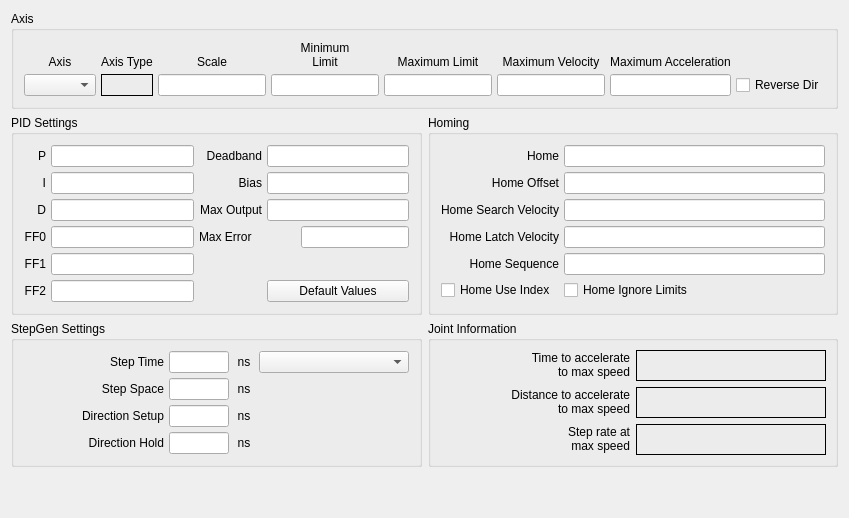
          <widget class="QWidget" name="joint4tab">
           <attribute name="title">
            <string>Joint 4</string>
           </attribute>
           <layout class="QGridLayout" name="gridLayout_25">
            <item row="0" column="0" colspan="2">
             <widget class="QGroupBox" name="jointAxisGroup_4">
              <property name="title">
               <string>Axis</string>
              </property>
              <layout class="QGridLayout" name="gridLayout_22">
               <property name="leftMargin">
                <number>10</number>
               </property>
               <property name="topMargin">
                <number>10</number>
               </property>
               <property name="rightMargin">
                <number>10</number>
               </property>
               <property name="bottomMargin">
                <number>10</number>
               </property>
               <property name="spacing">
                <number>5</number>
               </property>
               <item row="1" column="0">
                <widget class="QComboBox" name="axisCB_4"/>
               </item>
               <item row="0" column="3">
                <widget class="QLabel" name="label_66">
                 <property name="text">
                  <string>&lt;html&gt;&lt;head/&gt;&lt;body&gt;&lt;p&gt;Minimum&lt;br/&gt;Limit&lt;/p&gt;&lt;/body&gt;&lt;/html&gt;</string>
                 </property>
                 <property name="alignment">
                  <set>Qt::AlignBottom|Qt::AlignHCenter</set>
                 </property>
                 <property name="wordWrap">
                  <bool>true</bool>
                 </property>
                </widget>
               </item>
               <item row="0" column="0">
                <widget class="QLabel" name="label_59">
                 <property name="text">
                  <string>Axis</string>
                 </property>
                 <property name="alignment">
                  <set>Qt::AlignBottom|Qt::AlignHCenter</set>
                 </property>
                </widget>
               </item>
               <item row="1" column="3">
                <widget class="QLineEdit" name="minLimit_4">
                 <property name="alignment">
                  <set>Qt::AlignRight|Qt::AlignTrailing|Qt::AlignVCenter</set>
                 </property>
                </widget>
               </item>
               <item row="1" column="4">
                <widget class="QLineEdit" name="maxLimit_4">
                 <property name="alignment">
                  <set>Qt::AlignRight|Qt::AlignTrailing|Qt::AlignVCenter</set>
                 </property>
                </widget>
               </item>
               <item row="0" column="4">
                <widget class="QLabel" name="label_71">
                 <property name="text">
                  <string>Maximum Limit</string>
                 </property>
                 <property name="textFormat">
                  <enum>Qt::AutoText</enum>
                 </property>
                 <property name="alignment">
                  <set>Qt::AlignBottom|Qt::AlignHCenter</set>
                 </property>
                 <property name="wordWrap">
                  <bool>true</bool>
                 </property>
                </widget>
               </item>
               <item row="0" column="5">
                <widget class="QLabel" name="label_80">
                 <property name="text">
                  <string>Maximum Velocity</string>
                 </property>
                 <property name="alignment">
                  <set>Qt::AlignBottom|Qt::AlignHCenter</set>
                 </property>
                 <property name="wordWrap">
                  <bool>true</bool>
                 </property>
                </widget>
               </item>
               <item row="1" column="5">
                <widget class="QLineEdit" name="maxVelocity_4">
                 <property name="alignment">
                  <set>Qt::AlignRight|Qt::AlignTrailing|Qt::AlignVCenter</set>
                 </property>
                </widget>
               </item>
               <item row="0" column="2">
                <widget class="QLabel" name="label_61">
                 <property name="text">
                  <string>Scale</string>
                 </property>
                 <property name="alignment">
                  <set>Qt::AlignBottom|Qt::AlignHCenter</set>
                 </property>
                </widget>
               </item>
               <item row="0" column="6">
                <widget class="QLabel" name="label_81">
                 <property name="text">
                  <string>Maximum Acceleration</string>
                 </property>
                 <property name="alignment">
                  <set>Qt::AlignBottom|Qt::AlignHCenter</set>
                 </property>
                 <property name="wordWrap">
                  <bool>true</bool>
                 </property>
                </widget>
               </item>
               <item row="1" column="6">
                <widget class="QLineEdit" name="maxAccel_4">
                 <property name="alignment">
                  <set>Qt::AlignRight|Qt::AlignTrailing|Qt::AlignVCenter</set>
                 </property>
                </widget>
               </item>
               <item row="0" column="1">
                <widget class="QLabel" name="label_31">
                 <property name="text">
                  <string>Axis Type</string>
                 </property>
                 <property name="alignment">
                  <set>Qt::AlignBottom|Qt::AlignLeading|Qt::AlignLeft</set>
                 </property>
                </widget>
               </item>
               <item row="1" column="1">
                <widget class="QLabel" name="axisType_4">
                 <property name="frameShape">
                  <enum>QFrame::Box</enum>
                 </property>
                 <property name="text">
                  <string/>
                 </property>
                </widget>
               </item>
               <item row="1" column="2">
                <widget class="QLineEdit" name="scale_4"/>
               </item>
               <item row="1" column="7">
                <widget class="QCheckBox" name="reverse_4">
                 <property name="text">
                  <string>Reverse Dir</string>
                 </property>
                </widget>
               </item>
              </layout>
             </widget>
            </item>
            <item row="1" column="0">
             <widget class="QGroupBox" name="groupBox_19">
              <property name="title">
               <string>PID Settings</string>
              </property>
              <layout class="QGridLayout" name="gridLayout_23">
               <property name="leftMargin">
                <number>10</number>
               </property>
               <property name="topMargin">
                <number>10</number>
               </property>
               <property name="rightMargin">
                <number>10</number>
               </property>
               <property name="bottomMargin">
                <number>10</number>
               </property>
               <property name="spacing">
                <number>5</number>
               </property>
               <item row="0" column="0">
                <widget class="QLabel" name="label_254">
                 <property name="text">
                  <string>P</string>
                 </property>
                 <property name="alignment">
                  <set>Qt::AlignRight|Qt::AlignTrailing|Qt::AlignVCenter</set>
                 </property>
                </widget>
               </item>
               <item row="0" column="1">
                <widget class="QLineEdit" name="p_4">
                 <property name="text">
                  <string/>
                 </property>
                 <property name="alignment">
                  <set>Qt::AlignRight|Qt::AlignTrailing|Qt::AlignVCenter</set>
                 </property>
                </widget>
               </item>
               <item row="0" column="2">
                <widget class="QLabel" name="label_255">
                 <property name="text">
                  <string>Deadband</string>
                 </property>
                 <property name="alignment">
                  <set>Qt::AlignRight|Qt::AlignTrailing|Qt::AlignVCenter</set>
                 </property>
                </widget>
               </item>
               <item row="0" column="3">
                <widget class="QLineEdit" name="deadband_4">
                 <property name="text">
                  <string/>
                 </property>
                 <property name="alignment">
                  <set>Qt::AlignRight|Qt::AlignTrailing|Qt::AlignVCenter</set>
                 </property>
                </widget>
               </item>
               <item row="1" column="0">
                <widget class="QLabel" name="label_256">
                 <property name="text">
                  <string>I</string>
                 </property>
                 <property name="alignment">
                  <set>Qt::AlignRight|Qt::AlignTrailing|Qt::AlignVCenter</set>
                 </property>
                </widget>
               </item>
               <item row="1" column="1">
                <widget class="QLineEdit" name="i_4">
                 <property name="text">
                  <string/>
                 </property>
                 <property name="alignment">
                  <set>Qt::AlignRight|Qt::AlignTrailing|Qt::AlignVCenter</set>
                 </property>
                </widget>
               </item>
               <item row="1" column="2">
                <widget class="QLabel" name="label_257">
                 <property name="text">
                  <string>Bias</string>
                 </property>
                 <property name="alignment">
                  <set>Qt::AlignRight|Qt::AlignTrailing|Qt::AlignVCenter</set>
                 </property>
                </widget>
               </item>
               <item row="1" column="3">
                <widget class="QLineEdit" name="bias_4">
                 <property name="text">
                  <string/>
                 </property>
                 <property name="alignment">
                  <set>Qt::AlignRight|Qt::AlignTrailing|Qt::AlignVCenter</set>
                 </property>
                </widget>
               </item>
               <item row="2" column="0">
                <widget class="QLabel" name="label_258">
                 <property name="text">
                  <string>D</string>
                 </property>
                 <property name="alignment">
                  <set>Qt::AlignRight|Qt::AlignTrailing|Qt::AlignVCenter</set>
                 </property>
                </widget>
               </item>
               <item row="2" column="1">
                <widget class="QLineEdit" name="d_4">
                 <property name="text">
                  <string/>
                 </property>
                 <property name="alignment">
                  <set>Qt::AlignRight|Qt::AlignTrailing|Qt::AlignVCenter</set>
                 </property>
                </widget>
               </item>
               <item row="2" column="2">
                <widget class="QLabel" name="label_259">
                 <property name="text">
                  <string>Max Output</string>
                 </property>
                 <property name="alignment">
                  <set>Qt::AlignRight|Qt::AlignTrailing|Qt::AlignVCenter</set>
                 </property>
                </widget>
               </item>
               <item row="2" column="3">
                <widget class="QLineEdit" name="maxOutput_4">
                 <property name="text">
                  <string/>
                 </property>
                 <property name="alignment">
                  <set>Qt::AlignRight|Qt::AlignTrailing|Qt::AlignVCenter</set>
                 </property>
                </widget>
               </item>
               <item row="3" column="0">
                <widget class="QLabel" name="label_260">
                 <property name="text">
                  <string>FF0</string>
                 </property>
                 <property name="alignment">
                  <set>Qt::AlignRight|Qt::AlignTrailing|Qt::AlignVCenter</set>
                 </property>
                </widget>
               </item>
               <item row="3" column="1">
                <widget class="QLineEdit" name="ff0_4">
                 <property name="text">
                  <string/>
                 </property>
                 <property name="alignment">
                  <set>Qt::AlignRight|Qt::AlignTrailing|Qt::AlignVCenter</set>
                 </property>
                </widget>
               </item>
               <item row="4" column="0">
                <widget class="QLabel" name="label_262">
                 <property name="text">
                  <string>FF1</string>
                 </property>
                 <property name="alignment">
                  <set>Qt::AlignRight|Qt::AlignTrailing|Qt::AlignVCenter</set>
                 </property>
                </widget>
               </item>
               <item row="4" column="1">
                <widget class="QLineEdit" name="ff1_4">
                 <property name="text">
                  <string/>
                 </property>
                 <property name="alignment">
                  <set>Qt::AlignRight|Qt::AlignTrailing|Qt::AlignVCenter</set>
                 </property>
                </widget>
               </item>
               <item row="5" column="0">
                <widget class="QLabel" name="label_263">
                 <property name="text">
                  <string>FF2</string>
                 </property>
                 <property name="alignment">
                  <set>Qt::AlignRight|Qt::AlignTrailing|Qt::AlignVCenter</set>
                 </property>
                </widget>
               </item>
               <item row="5" column="1">
                <widget class="QLineEdit" name="ff2_4">
                 <property name="text">
                  <string/>
                 </property>
                 <property name="alignment">
                  <set>Qt::AlignRight|Qt::AlignTrailing|Qt::AlignVCenter</set>
                 </property>
                </widget>
               </item>
               <item row="5" column="3">
                <widget class="QPushButton" name="pidDefault_4">
                 <property name="text">
                  <string>Default Values</string>
                 </property>
                </widget>
               </item>
               <item row="3" column="3" alignment="Qt::AlignRight">
                <widget class="QLineEdit" name="maxError_4"/>
               </item>
               <item row="3" column="2">
                <widget class="QLabel" name="label_188">
                 <property name="text">
                  <string>Max Error</string>
                 </property>
                </widget>
               </item>
              </layout>
             </widget>
            </item>
            <item row="1" column="1">
             <widget class="QGroupBox" name="groupBox_17">
              <property name="title">
               <string>Homing</string>
              </property>
              <layout class="QGridLayout" name="gridLayout_21">
               <property name="leftMargin">
                <number>10</number>
               </property>
               <property name="topMargin">
                <number>10</number>
               </property>
               <property name="rightMargin">
                <number>10</number>
               </property>
               <property name="bottomMargin">
                <number>10</number>
               </property>
               <property name="spacing">
                <number>5</number>
               </property>
               <item row="0" column="0">
                <widget class="QLabel" name="label_98">
                 <property name="text">
                  <string>Home</string>
                 </property>
                 <property name="alignment">
                  <set>Qt::AlignRight|Qt::AlignTrailing|Qt::AlignVCenter</set>
                 </property>
                </widget>
               </item>
               <item row="0" column="1">
                <widget class="QLineEdit" name="home_4">
                 <property name="toolTip">
                  <string>&lt;html&gt;&lt;head/&gt;&lt;body&gt;&lt;p&gt;Home is usually set to 0&lt;/p&gt;&lt;/body&gt;&lt;/html&gt;</string>
                 </property>
                 <property name="alignment">
                  <set>Qt::AlignRight|Qt::AlignTrailing|Qt::AlignVCenter</set>
                 </property>
                </widget>
               </item>
               <item row="1" column="0">
                <widget class="QLabel" name="label_99">
                 <property name="text">
                  <string>Home Offset</string>
                 </property>
                 <property name="alignment">
                  <set>Qt::AlignRight|Qt::AlignTrailing|Qt::AlignVCenter</set>
                 </property>
                </widget>
               </item>
               <item row="1" column="1">
                <widget class="QLineEdit" name="homeOffset_4">
                 <property name="toolTip">
                  <string>&lt;html&gt;&lt;head/&gt;&lt;body&gt;&lt;p&gt;Home Offset can be used to back off of the home switch&lt;/p&gt;&lt;/body&gt;&lt;/html&gt;</string>
                 </property>
                 <property name="alignment">
                  <set>Qt::AlignRight|Qt::AlignTrailing|Qt::AlignVCenter</set>
                 </property>
                </widget>
               </item>
               <item row="2" column="0">
                <widget class="QLabel" name="label_100">
                 <property name="text">
                  <string>Home Search Velocity</string>
                 </property>
                 <property name="alignment">
                  <set>Qt::AlignRight|Qt::AlignTrailing|Qt::AlignVCenter</set>
                 </property>
                </widget>
               </item>
               <item row="2" column="1">
                <widget class="QLineEdit" name="homeSearchVel_4">
                 <property name="toolTip">
                  <string>&lt;html&gt;&lt;head/&gt;&lt;body&gt;&lt;p&gt;Search Velocity is in units per second&lt;/p&gt;&lt;/body&gt;&lt;/html&gt;</string>
                 </property>
                 <property name="alignment">
                  <set>Qt::AlignRight|Qt::AlignTrailing|Qt::AlignVCenter</set>
                 </property>
                </widget>
               </item>
               <item row="3" column="0">
                <widget class="QLabel" name="label_101">
                 <property name="text">
                  <string>Home Latch Velocity</string>
                 </property>
                 <property name="alignment">
                  <set>Qt::AlignRight|Qt::AlignTrailing|Qt::AlignVCenter</set>
                 </property>
                </widget>
               </item>
               <item row="3" column="1">
                <widget class="QLineEdit" name="homeLatchVel_4">
                 <property name="toolTip">
                  <string>&lt;html&gt;&lt;head/&gt;&lt;body&gt;&lt;p&gt;Latch Velocity is in user units per second&lt;br/&gt;usually set slower than Search Velocity&lt;/p&gt;&lt;/body&gt;&lt;/html&gt;</string>
                 </property>
                 <property name="alignment">
                  <set>Qt::AlignRight|Qt::AlignTrailing|Qt::AlignVCenter</set>
                 </property>
                </widget>
               </item>
               <item row="5" column="0">
                <widget class="QCheckBox" name="homeUseIndex_4">
                 <property name="text">
                  <string>Home Use Index</string>
                 </property>
                </widget>
               </item>
               <item row="5" column="1">
                <widget class="QCheckBox" name="homeIgnoreLimits_4">
                 <property name="text">
                  <string>Home Ignore Limits</string>
                 </property>
                </widget>
               </item>
               <item row="4" column="1">
                <widget class="QLineEdit" name="homeSequence_4">
                 <property name="toolTip">
                  <string>&lt;html&gt;&lt;head/&gt;&lt;body&gt;&lt;p&gt;Home sequences start at 0 and do not skip a number.&lt;/p&gt;&lt;p&gt;Multiple joint axis use a negative number.&lt;/p&gt;&lt;p&gt;Leave blank to home the joint manually.&lt;/p&gt;&lt;/body&gt;&lt;/html&gt;</string>
                 </property>
                </widget>
               </item>
               <item row="4" column="0">
                <widget class="QLabel" name="label_141">
                 <property name="text">
                  <string>Home Sequence</string>
                 </property>
                 <property name="alignment">
                  <set>Qt::AlignRight|Qt::AlignTrailing|Qt::AlignVCenter</set>
                 </property>
                </widget>
               </item>
              </layout>
             </widget>
            </item>
            <item row="2" column="0">
             <widget class="QGroupBox" name="groupBox_20">
              <property name="title">
               <string>StepGen Settings</string>
              </property>
              <layout class="QGridLayout" name="gridLayout_24">
               <property name="leftMargin">
                <number>10</number>
               </property>
               <property name="topMargin">
                <number>10</number>
               </property>
               <property name="rightMargin">
                <number>10</number>
               </property>
               <property name="bottomMargin">
                <number>10</number>
               </property>
               <property name="spacing">
                <number>5</number>
               </property>
               <item row="0" column="0">
                <widget class="QLabel" name="label_106">
                 <property name="text">
                  <string>Step Time</string>
                 </property>
                 <property name="alignment">
                  <set>Qt::AlignRight|Qt::AlignTrailing|Qt::AlignVCenter</set>
                 </property>
                </widget>
               </item>
               <item row="0" column="1">
                <widget class="QLineEdit" name="stepTime_4">
                 <property name="maximumSize">
                  <size>
                   <width>60</width>
                   <height>16777215</height>
                  </size>
                 </property>
                 <property name="inputMask">
                  <string/>
                 </property>
                 <property name="text">
                  <string/>
                 </property>
                 <property name="alignment">
                  <set>Qt::AlignRight|Qt::AlignTrailing|Qt::AlignVCenter</set>
                 </property>
                </widget>
               </item>
               <item row="0" column="2">
                <widget class="QLabel" name="label_132">
                 <property name="minimumSize">
                  <size>
                   <width>20</width>
                   <height>0</height>
                  </size>
                 </property>
                 <property name="maximumSize">
                  <size>
                   <width>20</width>
                   <height>16777215</height>
                  </size>
                 </property>
                 <property name="text">
                  <string>ns</string>
                 </property>
                 <property name="alignment">
                  <set>Qt::AlignCenter</set>
                 </property>
                </widget>
               </item>
               <item row="1" column="0">
                <widget class="QLabel" name="label_133">
                 <property name="text">
                  <string>Step Space</string>
                 </property>
                 <property name="alignment">
                  <set>Qt::AlignRight|Qt::AlignTrailing|Qt::AlignVCenter</set>
                 </property>
                </widget>
               </item>
               <item row="1" column="1">
                <widget class="QLineEdit" name="stepSpace_4">
                 <property name="maximumSize">
                  <size>
                   <width>60</width>
                   <height>16777215</height>
                  </size>
                 </property>
                 <property name="text">
                  <string/>
                 </property>
                 <property name="alignment">
                  <set>Qt::AlignRight|Qt::AlignTrailing|Qt::AlignVCenter</set>
                 </property>
                </widget>
               </item>
               <item row="1" column="2">
                <widget class="QLabel" name="label_134">
                 <property name="minimumSize">
                  <size>
                   <width>20</width>
                   <height>0</height>
                  </size>
                 </property>
                 <property name="maximumSize">
                  <size>
                   <width>20</width>
                   <height>16777215</height>
                  </size>
                 </property>
                 <property name="text">
                  <string>ns</string>
                 </property>
                 <property name="alignment">
                  <set>Qt::AlignCenter</set>
                 </property>
                </widget>
               </item>
               <item row="2" column="0">
                <widget class="QLabel" name="label_135">
                 <property name="text">
                  <string>Direction Setup</string>
                 </property>
                 <property name="alignment">
                  <set>Qt::AlignRight|Qt::AlignTrailing|Qt::AlignVCenter</set>
                 </property>
                </widget>
               </item>
               <item row="2" column="1">
                <widget class="QLineEdit" name="dirSetup_4">
                 <property name="maximumSize">
                  <size>
                   <width>60</width>
                   <height>16777215</height>
                  </size>
                 </property>
                 <property name="text">
                  <string/>
                 </property>
                 <property name="alignment">
                  <set>Qt::AlignRight|Qt::AlignTrailing|Qt::AlignVCenter</set>
                 </property>
                </widget>
               </item>
               <item row="2" column="2">
                <widget class="QLabel" name="label_136">
                 <property name="minimumSize">
                  <size>
                   <width>20</width>
                   <height>0</height>
                  </size>
                 </property>
                 <property name="maximumSize">
                  <size>
                   <width>20</width>
                   <height>16777215</height>
                  </size>
                 </property>
                 <property name="text">
                  <string>ns</string>
                 </property>
                 <property name="alignment">
                  <set>Qt::AlignCenter</set>
                 </property>
                </widget>
               </item>
               <item row="3" column="0">
                <widget class="QLabel" name="label_137">
                 <property name="text">
                  <string>Direction Hold</string>
                 </property>
                 <property name="alignment">
                  <set>Qt::AlignRight|Qt::AlignTrailing|Qt::AlignVCenter</set>
                 </property>
                </widget>
               </item>
               <item row="3" column="1">
                <widget class="QLineEdit" name="dirHold_4">
                 <property name="maximumSize">
                  <size>
                   <width>60</width>
                   <height>16777215</height>
                  </size>
                 </property>
                 <property name="text">
                  <string/>
                 </property>
                 <property name="alignment">
                  <set>Qt::AlignRight|Qt::AlignTrailing|Qt::AlignVCenter</set>
                 </property>
                </widget>
               </item>
               <item row="3" column="2">
                <widget class="QLabel" name="label_138">
                 <property name="minimumSize">
                  <size>
                   <width>20</width>
                   <height>0</height>
                  </size>
                 </property>
                 <property name="maximumSize">
                  <size>
                   <width>20</width>
                   <height>16777215</height>
                  </size>
                 </property>
                 <property name="text">
                  <string>ns</string>
                 </property>
                 <property name="alignment">
                  <set>Qt::AlignCenter</set>
                 </property>
                </widget>
               </item>
               <item row="0" column="3">
                <widget class="QComboBox" name="driveCB_4">
                 <property name="minimumSize">
                  <size>
                   <width>150</width>
                   <height>0</height>
                  </size>
                 </property>
                </widget>
               </item>
              </layout>
             </widget>
            </item>
            <item row="2" column="1">
             <widget class="QGroupBox" name="gridGroupBox">
              <property name="title">
               <string>Joint Information</string>
              </property>
              <layout class="QGridLayout" name="gridLayout_36">
               <item row="0" column="0">
                <widget class="QLabel" name="label_207">
                 <property name="text">
                  <string>&lt;html&gt;&lt;head/&gt;&lt;body&gt;&lt;p align=&quot;right&quot;&gt;Time to accelerate&lt;br/&gt;to max speed&lt;/p&gt;&lt;/body&gt;&lt;/html&gt;</string>
                 </property>
                </widget>
               </item>
               <item row="1" column="0">
                <widget class="QLabel" name="label_208">
                 <property name="text">
                  <string>&lt;html&gt;&lt;head/&gt;&lt;body&gt;&lt;p align=&quot;right&quot;&gt;Distance to accelerate&lt;br/&gt;to max speed&lt;/p&gt;&lt;/body&gt;&lt;/html&gt;</string>
                 </property>
                </widget>
               </item>
               <item row="2" column="0">
                <widget class="QLabel" name="label_209">
                 <property name="text">
                  <string>&lt;html&gt;&lt;head/&gt;&lt;body&gt;&lt;p align=&quot;right&quot;&gt;Step rate at&lt;br/&gt;max speed&lt;/p&gt;&lt;/body&gt;&lt;/html&gt;</string>
                 </property>
                </widget>
               </item>
               <item row="1" column="1">
                <widget class="QLabel" name="distanceJoint_4">
                 <property name="frameShape">
                  <enum>QFrame::Box</enum>
                 </property>
                 <property name="text">
                  <string/>
                 </property>
                </widget>
               </item>
               <item row="0" column="1">
                <widget class="QLabel" name="timeJoint_4">
                 <property name="frameShape">
                  <enum>QFrame::Box</enum>
                 </property>
                 <property name="text">
                  <string/>
                 </property>
                </widget>
               </item>
               <item row="2" column="1">
                <widget class="QLabel" name="stepRateJoint_4">
                 <property name="frameShape">
                  <enum>QFrame::Box</enum>
                 </property>
                 <property name="text">
                  <string/>
                 </property>
                </widget>
               </item>
              </layout>
             </widget>
            </item>
            <item row="3" column="0">
             <spacer name="verticalSpacer_5">
              <property name="orientation">
               <enum>Qt::Vertical</enum>
              </property>
              <property name="sizeHint" stdset="0">
               <size>
                <width>20</width>
                <height>40</height>
               </size>
              </property>
             </spacer>
            </item>
           </layout>
          </widget>
